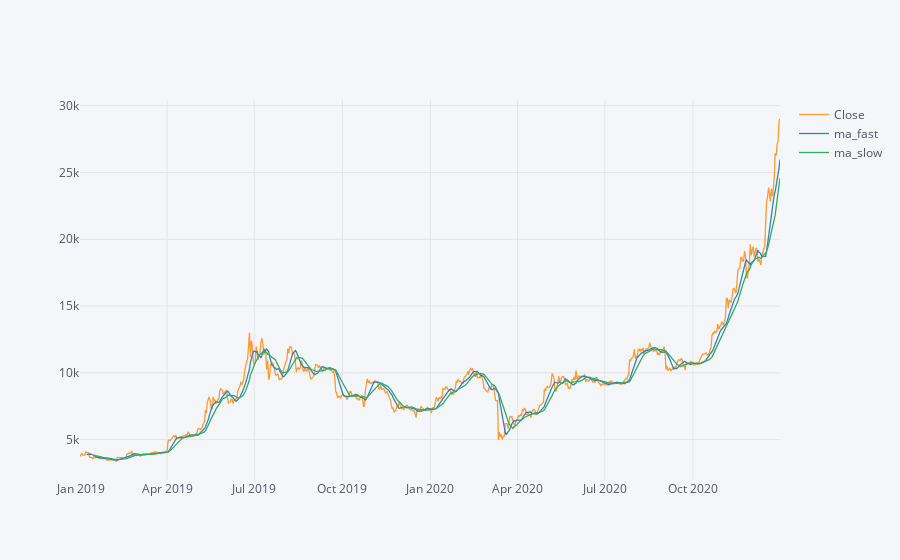
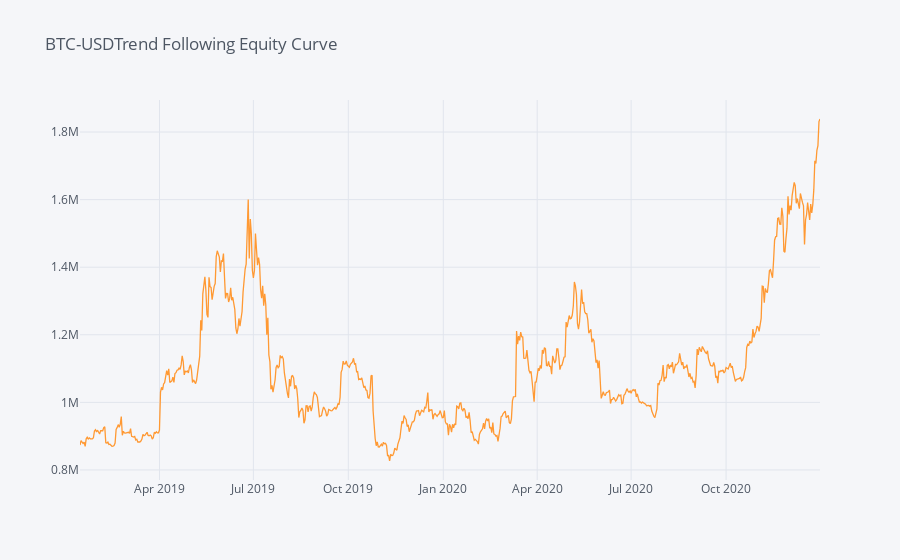
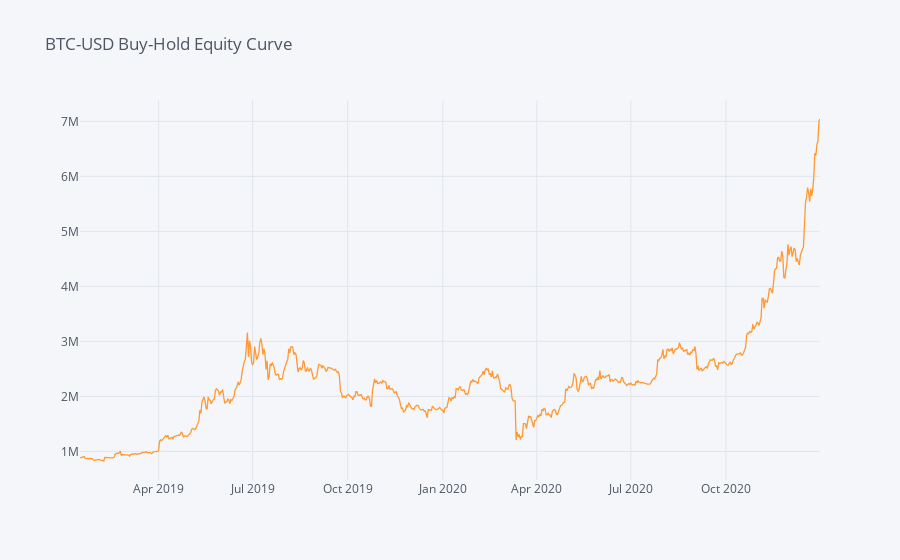

These figures' notebook cell, in order:
### Code cell
different_symbols_different_trading_strategy(symbol='BTC-USD',
                                                 allocation=0.7,
                                                 starting_capital=900000,
                                                 short_trend=8,
                                                 long_trend=15,
                                                 start_date='2019',
                                                 end_date= '2021')

### Figure 1 — Plotly figure (JSON) as saved in the notebook; plotly's stock layout.template omitted (floating-point values rounded to 4 significant figures; data arrays with more than 128 entries replaced by an {"elided": "..."} marker saying what was removed)
{"data": [{"line": {"color": "rgba(255, 153, 51, 1.0)", "dash": "solid", "shape": "linear", "width": 1.3}, "mode": "lines", "name": "Close", "text": "", "type": "scatter", "x": {"elided": "728 str values"}, "y": {"elided": "728 float values"}}, {"line": {"color": "rgba(55, 128, 191, 1.0)", "dash": "solid", "shape": "linear", "width": 1.3}, "mode": "lines", "name": "ma_fast", "text": "", "type": "scatter", "x": {"elided": "728 str values"}, "y": {"elided": "728 mixed values"}}, {"line": {"color": "rgba(50, 171, 96, 1.0)", "dash": "solid", "shape": "linear", "width": 1.3}, "mode": "lines", "name": "ma_slow", "text": "", "type": "scatter", "x": {"elided": "728 str values"}, "y": {"elided": "728 mixed values"}}], "layout": {"autosize": true, "legend": {"bgcolor": "#F5F6F9", "font": {"color": "#4D5663"}}, "paper_bgcolor": "#F5F6F9", "plot_bgcolor": "#F5F6F9", "title": {"font": {"color": "#4D5663"}}, "xaxis": {"autorange": true, "gridcolor": "#E1E5ED", "range": ["2018-12-31", "2020-12-31"], "showgrid": true, "tickfont": {"color": "#4D5663"}, "title": {"font": {"color": "#4D5663"}, "text": ""}, "type": "date", "zerolinecolor": "#E1E5ED"}, "yaxis": {"autorange": true, "gridcolor": "#E1E5ED", "range": [1977.0, 30420.0], "showgrid": true, "tickfont": {"color": "#4D5663"}, "title": {"font": {"color": "#4D5663"}, "text": ""}, "type": "linear", "zerolinecolor": "#E1E5ED"}}}

### Figure 2 — Plotly figure (JSON) as saved in the notebook; plotly's stock layout.template omitted (floating-point values rounded to 4 significant figures; data arrays with more than 128 entries replaced by an {"elided": "..."} marker saying what was removed)
{"data": [{"line": {"color": "rgba(255, 153, 51, 1.0)", "dash": "solid", "shape": "linear", "width": 1.3}, "mode": "lines", "name": "account_val", "text": "", "type": "scatter", "x": {"elided": "714 str values"}, "y": {"elided": "714 float values"}}], "layout": {"autosize": true, "legend": {"bgcolor": "#F5F6F9", "font": {"color": "#4D5663"}}, "paper_bgcolor": "#F5F6F9", "plot_bgcolor": "#F5F6F9", "title": {"font": {"color": "#4D5663"}, "text": "BTC-USDTrend Following Equity Curve"}, "xaxis": {"autorange": true, "gridcolor": "#E1E5ED", "range": ["2019-01-14", "2020-12-31"], "showgrid": true, "tickfont": {"color": "#4D5663"}, "title": {"font": {"color": "#4D5663"}, "text": ""}, "type": "date", "zerolinecolor": "#E1E5ED"}, "yaxis": {"autorange": true, "gridcolor": "#E1E5ED", "range": [770300.0, 1895000.0], "showgrid": true, "tickfont": {"color": "#4D5663"}, "title": {"font": {"color": "#4D5663"}, "text": ""}, "type": "linear", "zerolinecolor": "#E1E5ED"}}}

### Figure 3 — Plotly figure (JSON) as saved in the notebook; plotly's stock layout.template omitted (floating-point values rounded to 4 significant figures; data arrays with more than 128 entries replaced by an {"elided": "..."} marker saying what was removed)
{"data": [{"line": {"color": "rgba(255, 153, 51, 1.0)", "dash": "solid", "shape": "linear", "width": 1.3}, "mode": "lines", "name": "Close", "text": "", "type": "scatter", "x": {"elided": "713 str values"}, "y": {"elided": "713 float values"}}], "layout": {"autosize": true, "legend": {"bgcolor": "#F5F6F9", "font": {"color": "#4D5663"}}, "paper_bgcolor": "#F5F6F9", "plot_bgcolor": "#F5F6F9", "title": {"font": {"color": "#4D5663"}, "text": "BTC-USD Buy-Hold Equity Curve"}, "xaxis": {"autorange": true, "gridcolor": "#E1E5ED", "range": ["2019-01-15", "2020-12-31"], "showgrid": true, "tickfont": {"color": "#4D5663"}, "title": {"font": {"color": "#4D5663"}, "text": ""}, "type": "date", "zerolinecolor": "#E1E5ED"}, "yaxis": {"autorange": true, "gridcolor": "#E1E5ED", "range": [480100.0, 7388000.0], "showgrid": true, "tickfont": {"color": "#4D5663"}, "title": {"font": {"color": "#4D5663"}, "text": ""}, "type": "linear", "zerolinecolor": "#E1E5ED"}}}
